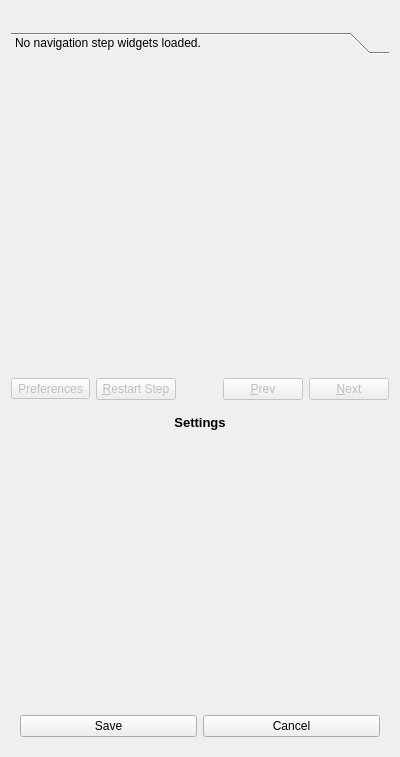
<?xml version="1.0" encoding="UTF-8"?>
<ui version="4.0">
 <class>QmitkUSNavigationProcessWidget</class>
 <widget class="QWidget" name="QmitkUSNavigationProcessWidget">
  <property name="geometry">
   <rect>
    <x>0</x>
    <y>0</y>
    <width>400</width>
    <height>757</height>
   </rect>
  </property>
  <property name="windowTitle">
   <string>Form</string>
  </property>
  <layout class="QVBoxLayout" name="verticalLayout">
   <item>
    <widget class="QLabel" name="titleLabel">
     <property name="styleSheet">
      <string notr="true">
              font-size: 10pt;
              font-weight: bold;
            </string>
     </property>
     <property name="text">
      <string/>
     </property>
     <property name="alignment">
      <set>Qt::AlignCenter</set>
     </property>
    </widget>
   </item>
   <item>
    <widget class="QToolBox" name="stepsToolBox">
     <property name="currentIndex">
      <number>0</number>
     </property>
     <widget class="QWidget" name="page">
      <property name="geometry">
       <rect>
        <x>0</x>
        <y>0</y>
        <width>378</width>
        <height>300</height>
       </rect>
      </property>
      <attribute name="label">
       <string>No navigation step widgets loaded.</string>
      </attribute>
      <layout class="QVBoxLayout" name="verticalLayout_3"/>
     </widget>
    </widget>
   </item>
   <item>
    <layout class="QHBoxLayout" name="navigationButtonsLayout">
     <item>
      <widget class="QToolButton" name="settingsButton">
       <property name="enabled">
        <bool>false</bool>
       </property>
       <property name="toolTip">
        <string>Open Preferences</string>
       </property>
       <property name="text">
        <string>Preferences</string>
       </property>
       <property name="icon">
        <iconset resource="../../../resources/USNavigation.qrc">
         <normaloff>:/USNavigation/preferences.png</normaloff>:/USNavigation/preferences.png</iconset>
       </property>
      </widget>
     </item>
     <item>
      <widget class="QPushButton" name="restartStepButton">
       <property name="enabled">
        <bool>false</bool>
       </property>
       <property name="mouseTracking">
        <bool>false</bool>
       </property>
       <property name="toolTip">
        <string>Restart the Current Step</string>
       </property>
       <property name="text">
        <string>&amp;Restart Step</string>
       </property>
       <property name="icon">
        <iconset resource="../../../resources/USNavigation.qrc">
         <normaloff>:/USNavigation/restart.png</normaloff>:/USNavigation/restart.png</iconset>
       </property>
      </widget>
     </item>
     <item>
      <spacer name="horizontalSpacer">
       <property name="orientation">
        <enum>Qt::Horizontal</enum>
       </property>
       <property name="sizeHint" stdset="0">
        <size>
         <width>40</width>
         <height>20</height>
        </size>
       </property>
      </spacer>
     </item>
     <item>
      <widget class="QPushButton" name="previousButton">
       <property name="enabled">
        <bool>false</bool>
       </property>
       <property name="toolTip">
        <string>Go to Previous Step</string>
       </property>
       <property name="text">
        <string>&amp;Prev</string>
       </property>
       <property name="icon">
        <iconset resource="../../../resources/USNavigation.qrc">
         <normaloff>:/USNavigation/go-previous.png</normaloff>:/USNavigation/go-previous.png</iconset>
       </property>
      </widget>
     </item>
     <item>
      <widget class="QPushButton" name="nextButton">
       <property name="enabled">
        <bool>false</bool>
       </property>
       <property name="toolTip">
        <string>Go to Next Step</string>
       </property>
       <property name="text">
        <string>&amp;Next</string>
       </property>
       <property name="icon">
        <iconset resource="../../../resources/USNavigation.qrc">
         <normaloff>:/USNavigation/go-next.png</normaloff>:/USNavigation/go-next.png</iconset>
       </property>
      </widget>
     </item>
    </layout>
   </item>
   <item>
    <widget class="QWidget" name="settingsFrameWidget" native="true">
     <layout class="QVBoxLayout" name="verticalLayout_2">
      <item>
       <widget class="QLabel" name="settingsTitleLabel">
        <property name="text">
         <string>&lt;!DOCTYPE HTML PUBLIC &quot;-//W3C//DTD HTML 4.0//EN&quot; &quot;http://www.w3.org/TR/REC-html40/strict.dtd&quot;&gt;
&lt;html&gt;&lt;head&gt;&lt;meta name=&quot;qrichtext&quot; content=&quot;1&quot; /&gt;&lt;style type=&quot;text/css&quot;&gt;
p, li { white-space: pre-wrap; }
&lt;/style&gt;&lt;/head&gt;&lt;body style=&quot; font-family:'MS Shell Dlg 2'; font-size:7.8pt; font-weight:400; font-style:normal;&quot;&gt;
&lt;p align=&quot;center&quot; style=&quot; margin-top:12px; margin-bottom:12px; margin-left:0px; margin-right:0px; -qt-block-indent:0; text-indent:0px;&quot;&gt;&lt;span style=&quot; font-size:10pt; font-weight:600;&quot;&gt;Settings&lt;/span&gt;&lt;/p&gt;&lt;/body&gt;&lt;/html&gt;</string>
        </property>
       </widget>
      </item>
      <item>
       <layout class="QVBoxLayout" name="settingsWidget"/>
      </item>
      <item>
       <spacer name="verticalSpacer">
        <property name="orientation">
         <enum>Qt::Vertical</enum>
        </property>
        <property name="sizeHint" stdset="0">
         <size>
          <width>20</width>
          <height>40</height>
         </size>
        </property>
       </spacer>
      </item>
      <item>
       <layout class="QHBoxLayout" name="settingsButtonsLayout">
        <item>
         <widget class="QPushButton" name="settingsSaveButton">
          <property name="text">
           <string>Save</string>
          </property>
          <property name="icon">
           <iconset resource="../../../resources/USNavigation.qrc">
            <normaloff>:/USNavigation/document-save.png</normaloff>:/USNavigation/document-save.png</iconset>
          </property>
         </widget>
        </item>
        <item>
         <widget class="QPushButton" name="settingsCancelButton">
          <property name="text">
           <string>Cancel</string>
          </property>
          <property name="icon">
           <iconset resource="../../../resources/USNavigation.qrc">
            <normaloff>:/USNavigation/restart.png</normaloff>:/USNavigation/restart.png</iconset>
          </property>
         </widget>
        </item>
       </layout>
      </item>
     </layout>
    </widget>
   </item>
  </layout>
 </widget>
 <resources>
  <include location="../../../resources/USNavigation.qrc"/>
 </resources>
 <connections/>
 <slots>
  <slot>OnNextButtonClicked()</slot>
  <slot>OnPreviousButtonClicked()</slot>
  <slot>OnRestartStepButtonClicked()</slot>
  <slot>OnTabChanged(int)</slot>
 </slots>
</ui>
